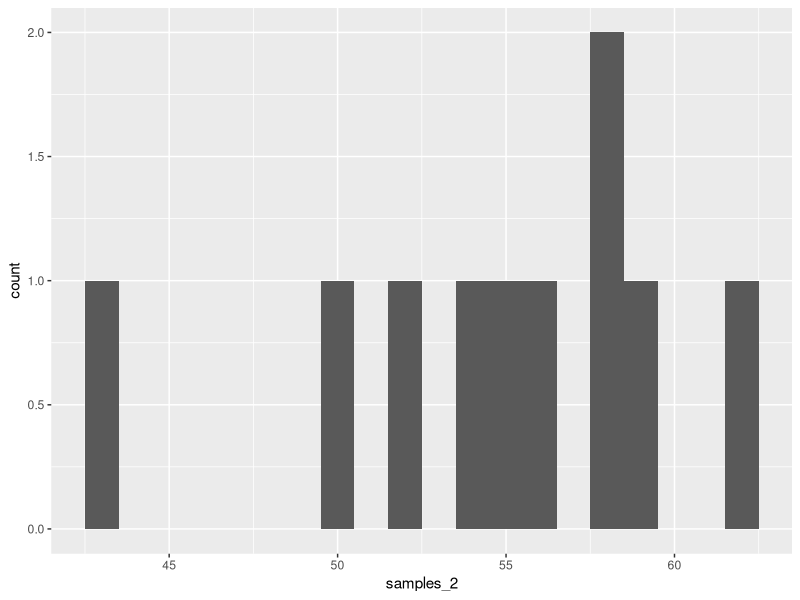
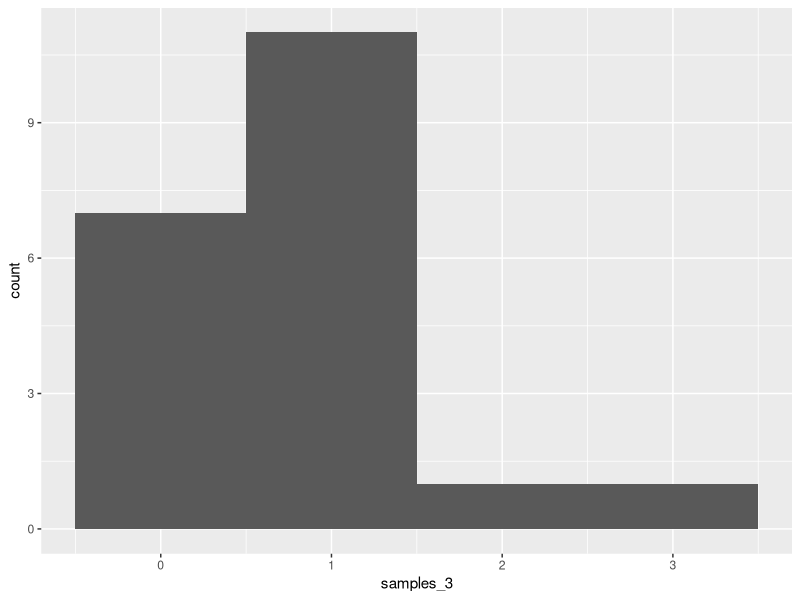

Here is the R script that generated these plots, in order: (Note: this script raises an error after producing the figures.)
# Teorema Central do Limite
# Exercicios

library(ggplot2)


x <- seq(0, 1, by=0.1)
sm <- c()
for (i in 1:1000){
  sm[i] <- mean(runif(10))
}
mean(sm)

babys <- rnorm(n=100, mean=3.4, sd=0.6)
# 1
samples <- c()
for (index in 1:1000){
  samples[index] <- mean(rnorm(100, 3.4, 0.6))
}
samples

mean(samples)
sd(samples)

# 2
samples_2 <- c()
a <- runif(n=10, min=0, max=10)
for (index in 1:10){
  samples_2[index] <- sum(runif(n=10, min=0, max=10))
}
data.frame(samples_2)
ggplot(data.frame(samples_2), aes(x=samples_2)) + ggplot2::geom_histogram(binwidth = 1)
# Maybe normal

# 3
samples_3 <- c()
for (index in 1:20){
  samples_3[index] <- var(x=(rexp(n=10, rate=1)))
}

data.frame(samples_3)
ggplot(data.frame(samples_3), aes(x=samples_3)) + ggplot2::geom_histogram(binwidth = 1)
# Maybe Left Skew



########################################################################################

# 1
dist <- rnorm(n=200, mean=140, var=25)
ggplot(data.frame(dist), aes(x=dist)) + ggplot2::geom_histogram()
#dist <- scale(dist)

sample_length <- length(dist)
mean <- mean(dist)
std_error <- sd(dist)/sqrt(sample_length)
lc <- qt(c(0.025, 0.975), sample_length - 1)

q1_a <- mean + lc * std_error

dist_b <- rnorm(n=100, mean=140, var=25**2)
ggplot(data.frame(dist), aes(x=dist)) + ggplot2::geom_histogram(binwidth = 5)
dist_b <- scale(dist_b)

sample_length <- length(dist_b)
mean <- mean(dist_b)
std_error <- sd(dist_b)/sqrt(sample_length)
lc <- qt(c(0.025, 0.975), sample_length - 1)

q1_b <- mean + lc * std_error



lc <- qt(c(0.050, 0.950), 200 - 1)
q1_a <- 140 + (lc * (25/sqrt(200)))
140 + lc * 25/sqrt(200)


lc_2 <- qt(c(0.05, 0.95), 100 - 1)
q1_b <- 140 + (lc * (25/sqrt(100)))
140 + lc_2 * 25/sqrt(100)

140 + qnorm(c(0.025, 0.975), mean = 0, sd = 1, lower.tail=TRUE) * 25


dist <- rnorm(n=100, mean=140, sd=25)
dist <- scale(dist)
tc_a <- t.test(dist)
tc_a$conf.int

dist <- rnorm(n=200, mean=140, sd=25)
tc_a <- t.test(dist)
tc_a$conf.int


##########################################################################################
# rnom sd 2 sample size = 12,  13, 15

confianca = mean + lc * sd/sqrt(sample)
se <- 2/sqrt(12)
mean <- 0
15 / se

########################################################################################
# Questionario 1
# Animais
animais <- c(635, 704, 662, 560, 603, 745, 698, 575, 633, 669)
mean(animais)
t.test(animais, mu=625, alternative='greater')


########################################################################################
npop <- 1000
pop <- runif(npop, 0, 100)
hist(pop)

# Gerando uma distribuição T a partir desta população
tscore  <- c() # vetor que armazena os valores T
nsample <- 40   # tamanho da amostra
rep <- 1000    # número de replicações


for (i in 1:rep){
  # sorteando índices da população
  sind <- sample(c(1:npop), nsample) 
  
  # gerando o vetor das amostras
  sample <- pop[sind] 
  
  # calculando o valor t para a amostra e armazenando em tscore
  tscore[i]<-(mean(sample) - mean(pop))/(sd(sample)/nsample^0.5)
}
# Gerando o qqplot para ver se a distribuição do valor T simulado
# segue a distribuição T teórico
y <- rt(rep, df = nsample - 1)
qqplot(y, tscore)
qqline(y, distribution = function(p) qt(p, df = nsample - 1))
